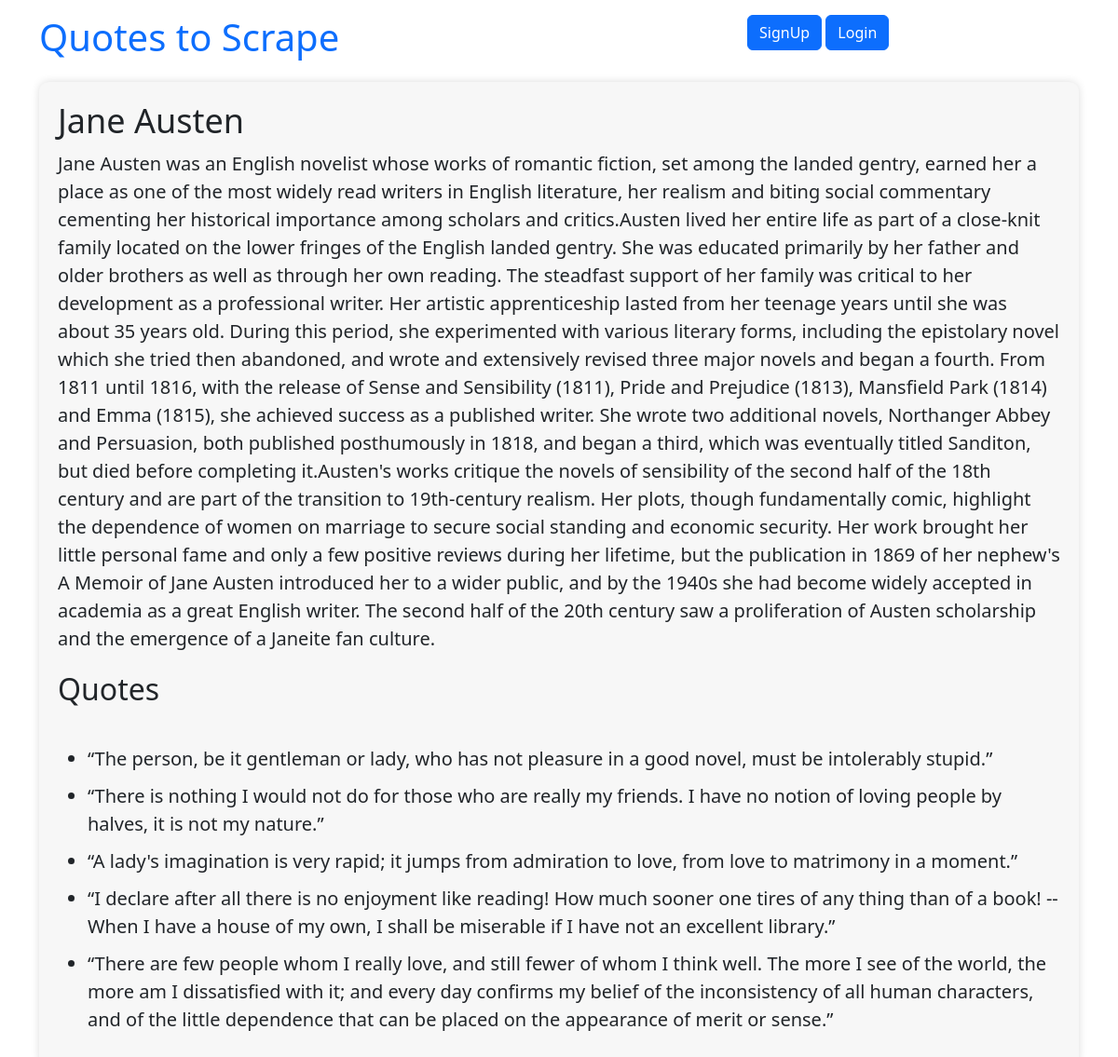
/author/8/, run on the app's committed database.
### quotes/models.py (models this page shows, shortened)
class Author(models.Model):
    fullname = models.CharField(max_length=50)
    date_born = models.CharField(max_length=50)
    born_location = models.CharField(max_length=150)
    bio = models.TextField()
    created_at = models.DateTimeField(auto_now_add=True)

class Quote(models.Model):
    quote = models.TextField()
    tags = models.ManyToManyField(Tag)
    author = models.ForeignKey(Author, on_delete=models.CASCADE, default=None, null=True)
    created_at = models.DateTimeField(auto_now_add=True)

### quotes/views.py (the view)
# urls.py: path('author/<int:pk>/', views.author_detail, name='author_detail'),
def author_detail(request, pk):
    author = get_object_or_404(Author, pk=pk)
    quotes = Quote.objects.filter(author=author)
    return render(request, 'quotes/author_detail.html', {'author': author, 'quotes': quotes})

### quotes/templates/quotes/author_detail.html
{% extends 'quotes/base.html' %}
{% block content %}
  <div class="author-details">
    <h1>{{ author.fullname }}</h1>
    <p>{{ author.bio }}</p>
    <h2>Quotes</h2>
    <ul class="author-quotes">
      {% for quote in quotes %}
        <li>{{ quote.quote }}</li>
      {% endfor %}
    </ul>
  </div>
{% endblock %}

### quotes/static/quotes/style.css (style rules this page uses)
.author-details { background-color: #f7f7f7; padding: 20px; border-radius: 10px; box-shadow: 0 0 10px #ddd; }
.author-details h1 { font-size: 36px; margin: 0 0 10px; }
.author-details p { font-size: 20px; line-height: 1.5; margin: 0 0 20px; }
.author-quotes { margin-top: 40px; }
.author-quotes li { font-size: 20px; line-height: 1.5; margin-bottom: 10px; }

### data on the page
Author: fullname "Jane Austen", bio "Jane Austen was an English novelist whose works of romantic fiction, set among the landed gentry, earned her a place as one of the most widely read writers in English literature, her realism and biting social commentary cementing her historical importance among scholars and critics.Austen lived her entire life as part of a close-knit family located on the lower fringes of the English landed gentry. She was educated primarily by her father and older brothers as well as through her own reading. The steadfast support of her family was critical to her development as a professional writer. Her artistic apprenticeship lasted from her teenage years until she was about 35 years old. During this…"
Quote: quote "“The person, be it gentleman or lady, who has not pleasure in a good novel, must be intolerably stupid.”"
Quote: quote "“There is nothing I would not do for those who are really my friends. I have no notion of loving people by halves, it is not my nature.”"
Quote: quote "“A lady's imagination is very rapid; it jumps from admiration to love, from love to matrimony in a moment.”"
Quote: quote "“I declare after all there is no enjoyment like reading! How much sooner one tires of any thing than of a book! -- When I have a house of my own, I shall be miserable if I have not an excellent library.”"
Quote: quote "“There are few people whom I really love, and still fewer of whom I think well. The more I see of the world, the more am I dissatisfied with it; and every day confirms my belief of the inconsistency of all human characters, and of the little dependence that can be placed on the appearance of merit or sense.”"
